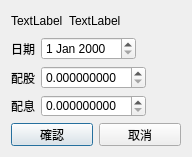
<?xml version="1.0" encoding="UTF-8"?>
<ui version="4.0">
 <class>Dialog</class>
 <widget class="QDialog" name="Dialog">
  <property name="geometry">
   <rect>
    <x>0</x>
    <y>0</y>
    <width>192</width>
    <height>157</height>
   </rect>
  </property>
  <property name="sizePolicy">
   <sizepolicy hsizetype="Fixed" vsizetype="Fixed">
    <horstretch>0</horstretch>
    <verstretch>0</verstretch>
   </sizepolicy>
  </property>
  <property name="minimumSize">
   <size>
    <width>192</width>
    <height>157</height>
   </size>
  </property>
  <property name="maximumSize">
   <size>
    <width>192</width>
    <height>157</height>
   </size>
  </property>
  <property name="windowTitle">
   <string>股利分配</string>
  </property>
  <layout class="QVBoxLayout" name="verticalLayout">
   <item>
    <layout class="QHBoxLayout" name="horizontalLayout">
     <item>
      <widget class="QLabel" name="qtStockNumberLabel">
       <property name="text">
        <string>TextLabel</string>
       </property>
      </widget>
     </item>
     <item>
      <widget class="QLabel" name="qtStockNameLabel">
       <property name="text">
        <string>TextLabel</string>
       </property>
      </widget>
     </item>
     <item>
      <spacer name="horizontalSpacer">
       <property name="orientation">
        <enum>Qt::Horizontal</enum>
       </property>
       <property name="sizeHint" stdset="0">
        <size>
         <width>40</width>
         <height>20</height>
        </size>
       </property>
      </spacer>
     </item>
    </layout>
   </item>
   <item>
    <layout class="QHBoxLayout" name="horizontalLayout_2">
     <item>
      <widget class="QLabel" name="label_3">
       <property name="text">
        <string>日期</string>
       </property>
      </widget>
     </item>
     <item>
      <widget class="QDateEdit" name="qtDateEdit"/>
     </item>
     <item>
      <spacer name="horizontalSpacer_2">
       <property name="orientation">
        <enum>Qt::Horizontal</enum>
       </property>
       <property name="sizeHint" stdset="0">
        <size>
         <width>40</width>
         <height>20</height>
        </size>
       </property>
      </spacer>
     </item>
    </layout>
   </item>
   <item>
    <layout class="QHBoxLayout" name="horizontalLayout_3">
     <item>
      <widget class="QLabel" name="label_4">
       <property name="text">
        <string>配股</string>
       </property>
      </widget>
     </item>
     <item>
      <widget class="QDoubleSpinBox" name="qtStockDividendDoubleSpinBox">
       <property name="minimumSize">
        <size>
         <width>75</width>
         <height>0</height>
        </size>
       </property>
       <property name="decimals">
        <number>9</number>
       </property>
       <property name="maximum">
        <double>999.990000000000009</double>
       </property>
      </widget>
     </item>
     <item>
      <spacer name="horizontalSpacer_3">
       <property name="orientation">
        <enum>Qt::Horizontal</enum>
       </property>
       <property name="sizeHint" stdset="0">
        <size>
         <width>40</width>
         <height>20</height>
        </size>
       </property>
      </spacer>
     </item>
    </layout>
   </item>
   <item>
    <layout class="QHBoxLayout" name="horizontalLayout_4">
     <item>
      <widget class="QLabel" name="label_5">
       <property name="text">
        <string>配息</string>
       </property>
      </widget>
     </item>
     <item>
      <widget class="QDoubleSpinBox" name="qtCashDividendDoubleSpinBox">
       <property name="minimumSize">
        <size>
         <width>75</width>
         <height>0</height>
        </size>
       </property>
       <property name="decimals">
        <number>9</number>
       </property>
       <property name="maximum">
        <double>999.990000000000009</double>
       </property>
      </widget>
     </item>
     <item>
      <spacer name="horizontalSpacer_4">
       <property name="orientation">
        <enum>Qt::Horizontal</enum>
       </property>
       <property name="sizeHint" stdset="0">
        <size>
         <width>40</width>
         <height>20</height>
        </size>
       </property>
      </spacer>
     </item>
    </layout>
   </item>
   <item>
    <layout class="QHBoxLayout" name="horizontalLayout_5">
     <item>
      <widget class="QPushButton" name="qtOkPushButton">
       <property name="text">
        <string>確認</string>
       </property>
      </widget>
     </item>
     <item>
      <widget class="QPushButton" name="qtCancelPushButton">
       <property name="text">
        <string>取消</string>
       </property>
      </widget>
     </item>
    </layout>
   </item>
  </layout>
 </widget>
 <resources/>
 <connections/>
</ui>
